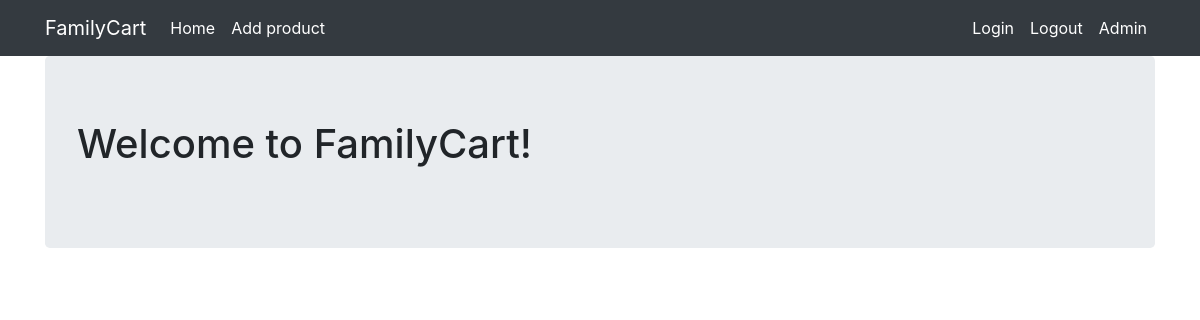
/, run on an earlier commit of the app's database.
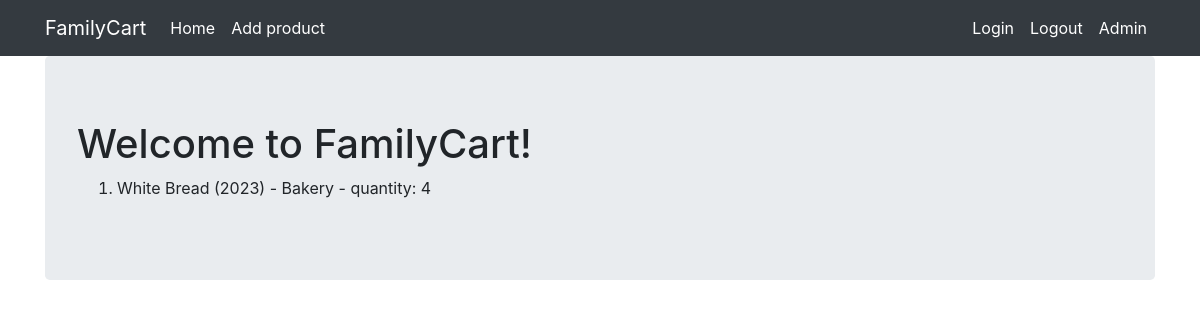
And on a later commit of the database.
### viewer/models.py (models this page shows, shortened)
class Product(Model):
    objects = None
    title = CharField(max_length=128)
    category = ForeignKey(Category, on_delete=DO_NOTHING)
    quantity = IntegerField()
    released = DateField()
    description = TextField()
    created = DateTimeField(auto_now_add=True)

class Category(Model):
    objects = None
    name = CharField(max_length=128)

### viewer/views.py (the view)
# urls.py: path('', ProductsView.as_view(), name='index'),
class ProductsView(ListView):
    template_name = 'products.html'
    model = Product

### viewer/templates/products.html
{% extends "base.html" %}
{% block content %}
  <h1>Welcome to FamilyCart!</h1>
  <ol>
    {% for product in object_list %}
      <li>
        {{ product.title }} ({{ product.released.year }}) - {{ product.category.name }} - quantity: {{product.quantity}}
      </li>
    {% endfor %}
  </ol>
{% endblock %}

### templates/base.html (shortened to what this page needs)
{% load static %}
<html {% if LANGUAGE_CODE %}lang="{{ LANGUAGE_CODE }}"{% endif %}>
  <head>
    <link rel="stylesheet" href="https://stackpath.bootstrapcdn.com/bootstrap/4.2.1/css/bootstrap.min.css">
  </head>
  <body>
    <nav class="navbar navbar-expand-lg navbar-dark bg-dark">
      <div class="container fixed">
        <a class="navbar-brand" href="{% url 'index' %}">FamilyCart</a>
        <div class="collapse navbar-collapse" id="navbarNavAltMarkup">
          <div class="navbar-nav">
            <a class="nav-item nav-link active" href="{% url 'index' %}">
            Home
            </a>
          </div>
          <div class="navbar-nav">
            <a class="nav-item nav-link active" href="{% url 'product_create' %}">
            Add product
            </a>
          </div>
        </div>
        <div class="navbar-nav">
          <a class="nav-item nav-link active" href="{% url 'user_login' %}">
            Login
          </a>
        </div>
        <div class="navbar-nav">
          <a class="nav-item nav-link active" href="{% url 'logout' %}">
            Logout
          </a>
        </div>
        <div class="navbar-nav">
          <a class="nav-item nav-link active" href="{% url 'admin:index' %}">
            Admin
          </a>
        </div>
      </div>
    </nav>
    <div class="container">
      <div class="jumbotron">
        {% block content %}{% endblock %}
      </div>
    </div>
  </body>
</html>

What changed in the data, as far as the page shows it:
added Product: title "White Bread", released.year "2023", category.name "Bakery", quantity "4"
